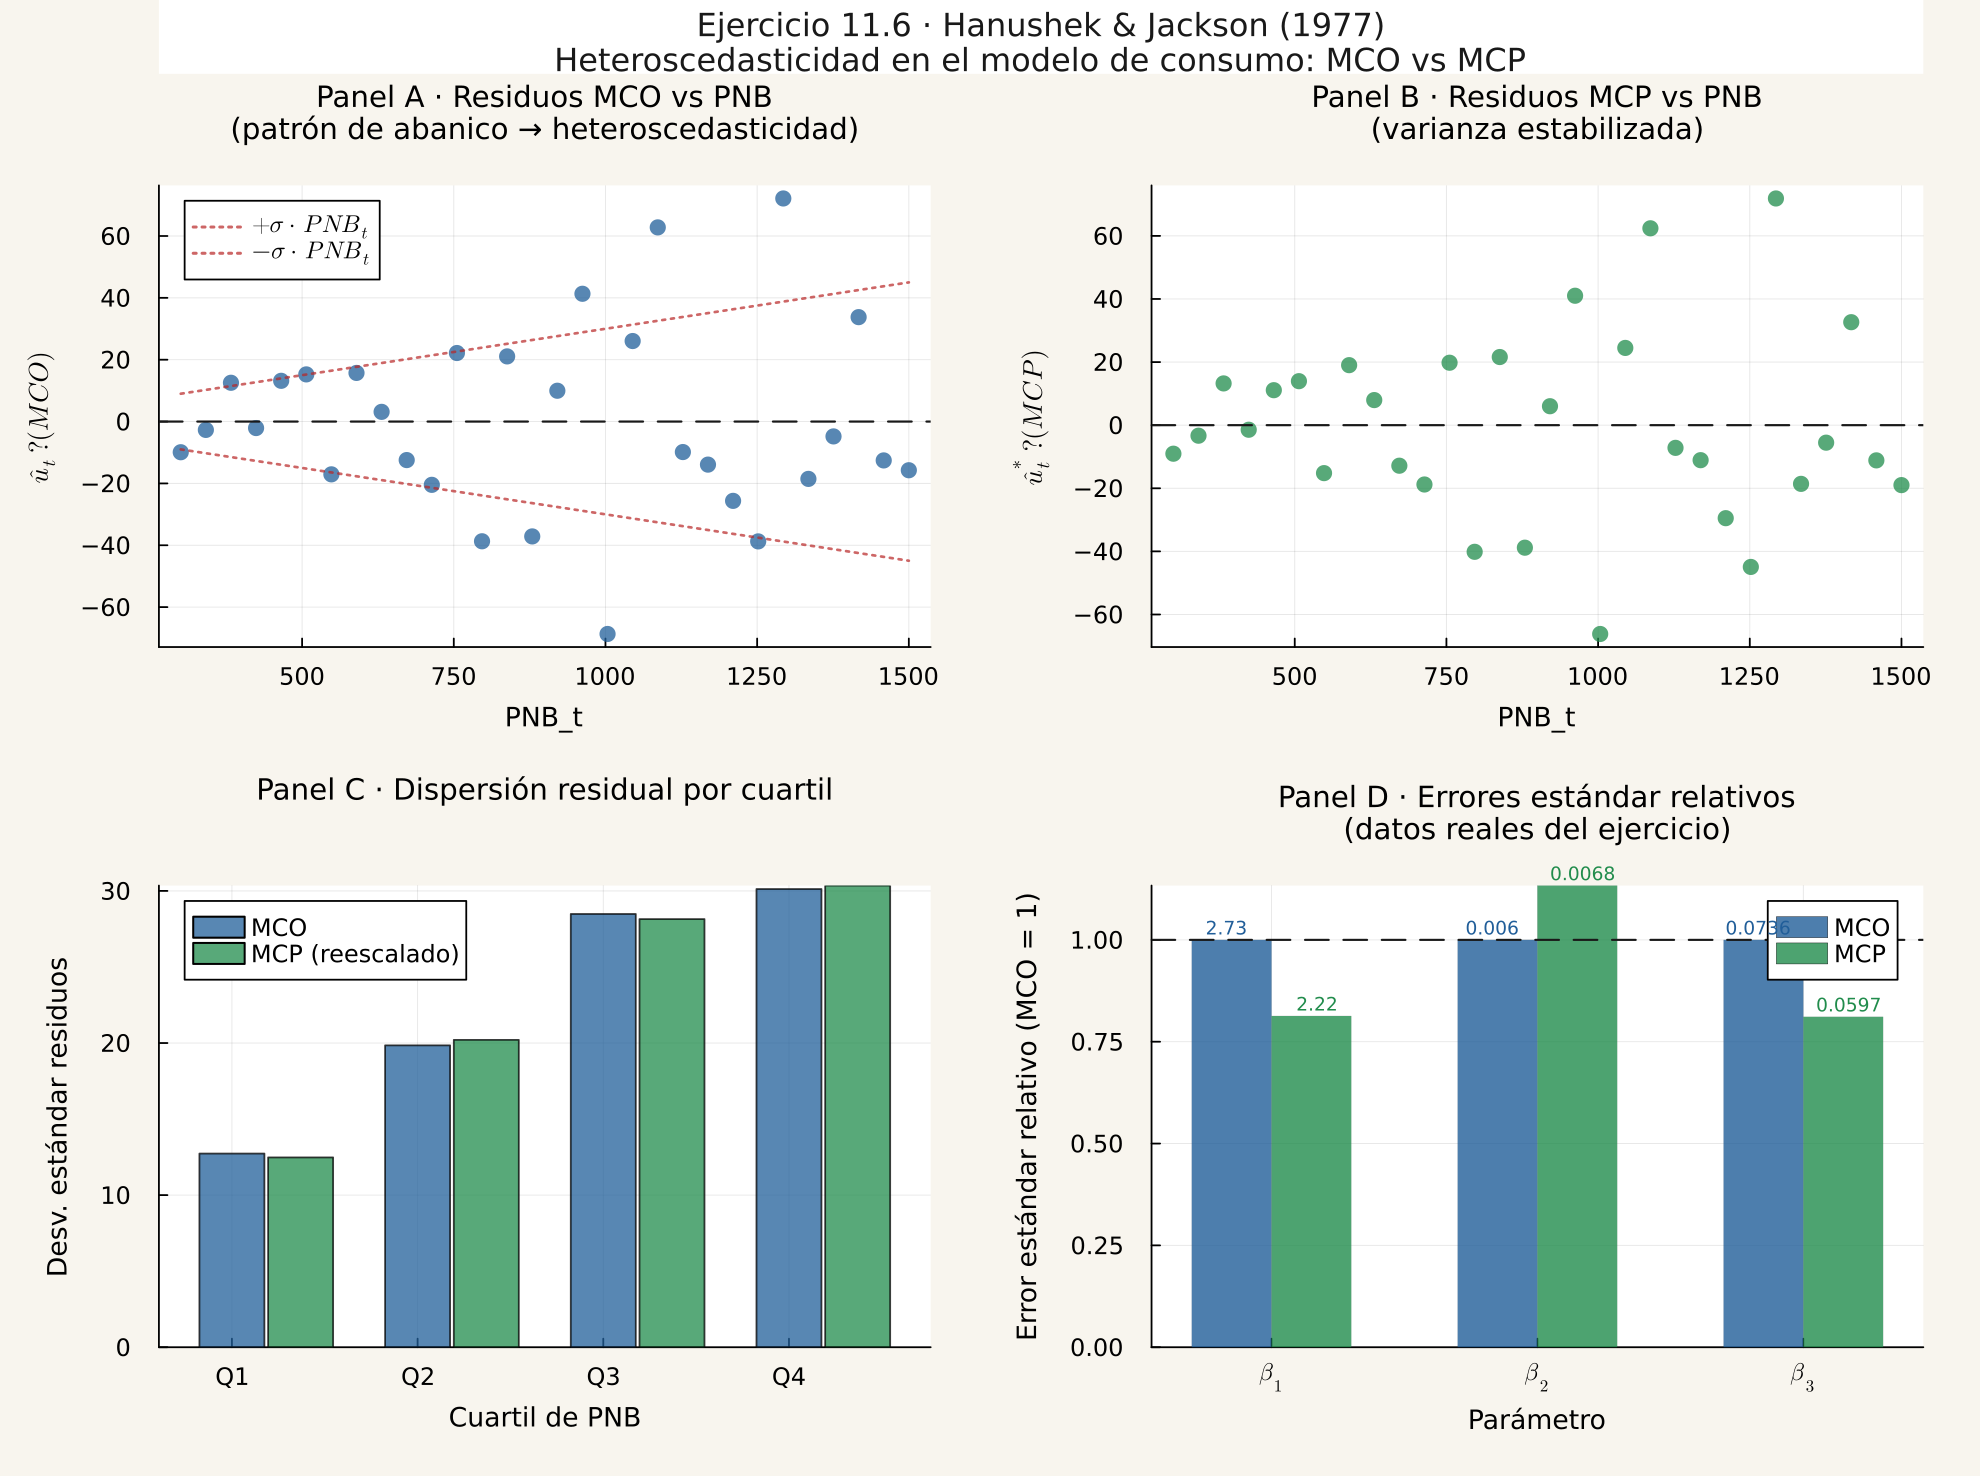

Write Julia code to recreate this figure.
ENV["GKSwstype"] = "nul"   # fuerza GR a escribir al disco sin ventana

using LinearAlgebra
using StatsPlots
using Pkg
Pkg.add(["Plots", "StatsBase", "LaTeXStrings"])

using Plots, StatsBase, LaTeXStrings, Random
gr()

Random.seed!(42)

# ── Datos simulados coherentes con los resultados de Hanushek-Jackson ──────
n    = 30
pnb  = range(300, 1500, length=n) |> collect
def  = 0.08 .* pnb .+ randn(n) .* 15

β1, β2, β3 = 26.19, 0.6248, -0.4398

σ   = 0.03
u   = σ .* pnb .* randn(n)
C   = β1 .+ β2 .* pnb .+ β3 .* def .+ u

# ── Residuos MCO ─────────────────────────────────────────────────────────
X   = hcat(ones(n), pnb, def)
β̂   = X \ C
û   = C .- X * β̂

# ── Pesos MCP: w_t = 1/PNB_t^2 ──────────────────────────────────────────
w   = 1.0 ./ pnb.^2
W   = Diagonal(w)
β̂w  = (X' * W * X) \ (X' * W * C)
ûw  = C .- X * β̂w

# ── PALETA ───────────────────────────────────────────────────────────────
negro  = RGB(0.10, 0.10, 0.10)
rojo   = RGB(0.72, 0.15, 0.15)
azul   = RGB(0.13, 0.37, 0.60)
verde  = RGB(0.13, 0.55, 0.30)
crema  = RGB(0.97, 0.96, 0.93)

# ── FIGURA ───────────────────────────────────────────────────────────────
fig = plot(
    layout         = (2, 2),
    size           = (1100, 820),
    bg             = crema,
    bg_outside     = crema,
    titlefontsize  = 11,
    guidefontsize  = 10,
    tickfontsize   = 9,
    legendfontsize = 9,
    margin         = 6Plots.mm,
    dpi            = 180,
)

# ── Panel A: Residuos MCO vs PNB ─────────────────────────────────────────
scatter!(pnb, û,
    subplot = 1,
    xlabel  = "PNB_t",
    ylabel  = L"\hat{u}_t \;\text{(MCO)}",
    title   = "Panel A · Residuos MCO vs PNB\n(patrón de abanico → heteroscedasticidad)",
    color   = azul, alpha = 0.75, ms = 5, msw = 0, label = false, bg = :white,
)
hline!([0], subplot=1, color=negro, lw=1.2, ls=:dash, label=false)
pnb_s = range(minimum(pnb), maximum(pnb), length=200) |> collect
plot!(pnb_s,  σ .* pnb_s, subplot=1, color=rojo, lw=1.5, ls=:dot, alpha=0.7, label=L"+\sigma \cdot PNB_t")
plot!(pnb_s, -σ .* pnb_s, subplot=1, color=rojo, lw=1.5, ls=:dot, alpha=0.7, label=L"-\sigma \cdot PNB_t")

# ── Panel B: Residuos MCP vs PNB ─────────────────────────────────────────
scatter!(pnb, ûw,
    subplot = 2,
    xlabel  = "PNB_t",
    ylabel  = L"\hat{u}_t^* \;\text{(MCP)}",
    title   = "Panel B · Residuos MCP vs PNB\n(varianza estabilizada)",
    color   = verde, alpha = 0.75, ms = 5, msw = 0, label = false, bg = :white,
)
hline!([0], subplot=2, color=negro, lw=1.2, ls=:dash, label=false)

# ── Panel C: Dispersión residual por cuartil ──────────────────────────────
q       = 4
q_idx   = [findall(x -> x <= quantile(pnb, k/q), pnb) for k in 1:q]
q_label = ["Q$(k)" for k in 1:q]
var_mco = [std(û[i])  for i in q_idx]
var_mcp = [std(ûw[i]) for i in q_idx]
var_mcp_scaled = var_mcp .* (mean(var_mco) / mean(var_mcp))

bar!(1:q, var_mco,
    subplot   = 3,
    xlabel    = "Cuartil de PNB",
    ylabel    = "Desv. estándar residuos",
    title     = "Panel C · Dispersión residual por cuartil",
    xticks    = (1:q, q_label),
    color     = azul, alpha = 0.75, label = "MCO", bg = :white, bar_width = 0.35,
)
bar!((1:q) .+ 0.37, var_mcp_scaled,
    subplot   = 3,
    color     = verde, alpha = 0.75, label = "MCP (reescalado)", bar_width = 0.35,
)

# ── Panel D: Errores estándar MCO vs MCP ─────────────────────────────────
etiquetas  = [L"\beta_1", L"\beta_2", L"\beta_3"]
ee_mco     = [2.73, 0.0060, 0.0736]
ee_mcp     = [2.22, 0.0068, 0.0597]
ee_rel_mco = ones(3)
ee_rel_mcp = ee_mcp ./ ee_mco

groupedbar!(hcat(ee_rel_mco, ee_rel_mcp),
    subplot    = 4,
    xlabel     = "Parámetro",
    ylabel     = "Error estándar relativo (MCO = 1)",
    title      = "Panel D · Errores estándar relativos\n(datos reales del ejercicio)",
    xticks     = (1:3, etiquetas),
    color      = [azul verde],
    alpha      = 0.80,
    label      = ["MCO" "MCP"],
    bg         = :white,
    bar_width  = 0.6,
    lw         = 0,
)
hline!([1.0], subplot=4, color=negro, lw=1.2, ls=:dash, label=false)

for (k, (e1, e2)) in enumerate(zip(ee_mco, ee_mcp))
    annotate!(k - 0.17, ee_rel_mco[k] + 0.03, text("$(e1)", 7, azul),    subplot=4)
    annotate!(k + 0.17, ee_rel_mcp[k] + 0.03, text("$(e2)", 7, verde),   subplot=4)
end

# ── Título global ─────────────────────────────────────────────────────────
plot!(fig,
    plot_title          = "Ejercicio 11.6 · Hanushek & Jackson (1977)\nHeteroscedasticidad en el modelo de consumo: MCO vs MCP",
    plot_titlefontsize  = 12,
    plot_titlefontcolor = negro,
)

savefig(fig, "ejercicio_11_6_grafico.png")
println("✓ Gráfico guardado en ejercicio_11_6_grafico.png")
